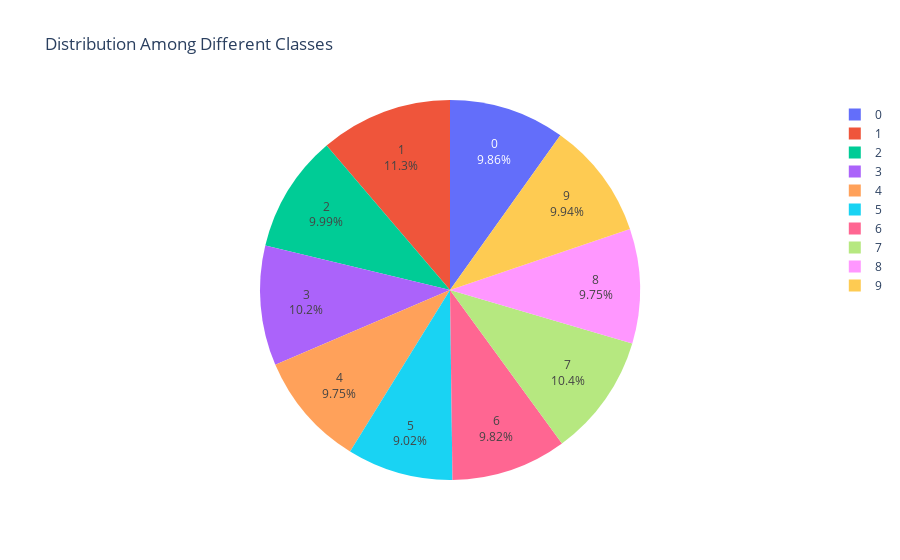

Source (notebook cell):
### Code cell
fig = px.pie(
    class_counts,
    values='count',
    names='class',
    title='Distribution Among Different Classes',
)
fig.update_traces(sort=False ,textposition='inside', textinfo='percent+label')
fig.show()

### Figure 1 — Plotly figure (JSON) as saved in the notebook; plotly's stock layout.template omitted (floating-point values rounded to 4 significant figures)
{"data": [{"domain": {"x": [0, 1], "y": [0, 1]}, "hovertemplate": "class=%{label}<br>count=%{value}<extra></extra>", "labels": [0, 1, 2, 3, 4, 5, 6, 7, 8, 9], "legendgroup": "", "name": "", "showlegend": true, "sort": false, "textinfo": "percent+label", "textposition": "inside", "type": "pie", "values": [6903, 7877, 6990, 7141, 6824, 6313, 6876, 7293, 6825, 6958]}], "layout": {"legend": {"tracegroupgap": 0}, "title": {"text": "Distribution Among Different Classes"}}}
